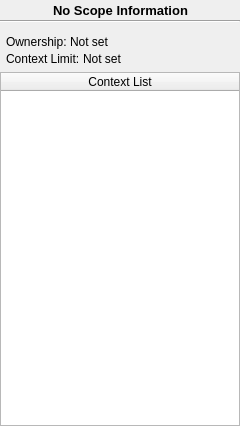
<?xml version="1.0" encoding="UTF-8"?>
<ui version="4.0">
 <class>ObjectScopeWidget</class>
 <widget class="QWidget" name="ObjectScopeWidget">
  <property name="geometry">
   <rect>
    <x>0</x>
    <y>0</y>
    <width>240</width>
    <height>426</height>
   </rect>
  </property>
  <property name="windowTitle">
   <string>Object Scope &amp; Context Details</string>
  </property>
  <layout class="QVBoxLayout" name="verticalLayout_3">
   <property name="margin">
    <number>0</number>
   </property>
   <item>
    <widget class="QWidget" name="widgetName" native="true">
     <layout class="QVBoxLayout" name="verticalLayout_2">
      <property name="spacing">
       <number>0</number>
      </property>
      <property name="margin">
       <number>0</number>
      </property>
      <item>
       <layout class="QHBoxLayout" name="nameLayout">
        <item>
         <spacer name="nameSpacerLeft">
          <property name="orientation">
           <enum>Qt::Horizontal</enum>
          </property>
          <property name="sizeHint" stdset="0">
           <size>
            <width>40</width>
            <height>20</height>
           </size>
          </property>
         </spacer>
        </item>
        <item>
         <widget class="QLabel" name="txtName">
          <property name="font">
           <font>
            <pointsize>10</pointsize>
            <weight>75</weight>
            <bold>true</bold>
           </font>
          </property>
          <property name="text">
           <string>No Scope Information</string>
          </property>
         </widget>
        </item>
        <item>
         <spacer name="nameSpacerRight">
          <property name="orientation">
           <enum>Qt::Horizontal</enum>
          </property>
          <property name="sizeHint" stdset="0">
           <size>
            <width>40</width>
            <height>20</height>
           </size>
          </property>
         </spacer>
        </item>
       </layout>
      </item>
      <item>
       <widget class="Line" name="lineName">
        <property name="orientation">
         <enum>Qt::Horizontal</enum>
        </property>
       </widget>
      </item>
     </layout>
    </widget>
   </item>
   <item>
    <layout class="QVBoxLayout" name="textInfoLayout">
     <property name="spacing">
      <number>3</number>
     </property>
     <property name="leftMargin">
      <number>6</number>
     </property>
     <property name="topMargin">
      <number>6</number>
     </property>
     <property name="rightMargin">
      <number>6</number>
     </property>
     <item>
      <layout class="QFormLayout" name="formLayout">
       <property name="fieldGrowthPolicy">
        <enum>QFormLayout::AllNonFixedFieldsGrow</enum>
       </property>
       <item row="0" column="1">
        <widget class="QLabel" name="txtOwnership">
         <property name="text">
          <string>Not set</string>
         </property>
        </widget>
       </item>
       <item row="0" column="0">
        <widget class="QLabel" name="label">
         <property name="text">
          <string>Ownership:</string>
         </property>
        </widget>
       </item>
      </layout>
     </item>
     <item>
      <layout class="QFormLayout" name="formLayout_2">
       <property name="fieldGrowthPolicy">
        <enum>QFormLayout::AllNonFixedFieldsGrow</enum>
       </property>
       <item row="0" column="1">
        <widget class="QLabel" name="txtObserverLimit">
         <property name="text">
          <string>Not set</string>
         </property>
        </widget>
       </item>
       <item row="0" column="0">
        <widget class="QLabel" name="ObserverLimit">
         <property name="text">
          <string>Context Limit:</string>
         </property>
        </widget>
       </item>
      </layout>
     </item>
    </layout>
   </item>
   <item>
    <widget class="QTableWidget" name="observerTable">
     <property name="editTriggers">
      <set>QAbstractItemView::NoEditTriggers</set>
     </property>
     <property name="alternatingRowColors">
      <bool>true</bool>
     </property>
     <property name="selectionMode">
      <enum>QAbstractItemView::SingleSelection</enum>
     </property>
     <property name="selectionBehavior">
      <enum>QAbstractItemView::SelectRows</enum>
     </property>
     <property name="showGrid">
      <bool>false</bool>
     </property>
     <property name="sortingEnabled">
      <bool>false</bool>
     </property>
     <attribute name="horizontalHeaderStretchLastSection">
      <bool>true</bool>
     </attribute>
     <attribute name="verticalHeaderVisible">
      <bool>false</bool>
     </attribute>
     <column>
      <property name="text">
       <string>Context List</string>
      </property>
     </column>
    </widget>
   </item>
  </layout>
  <zorder>observerTable</zorder>
  <zorder>widgetName</zorder>
 </widget>
 <resources/>
 <connections/>
</ui>
